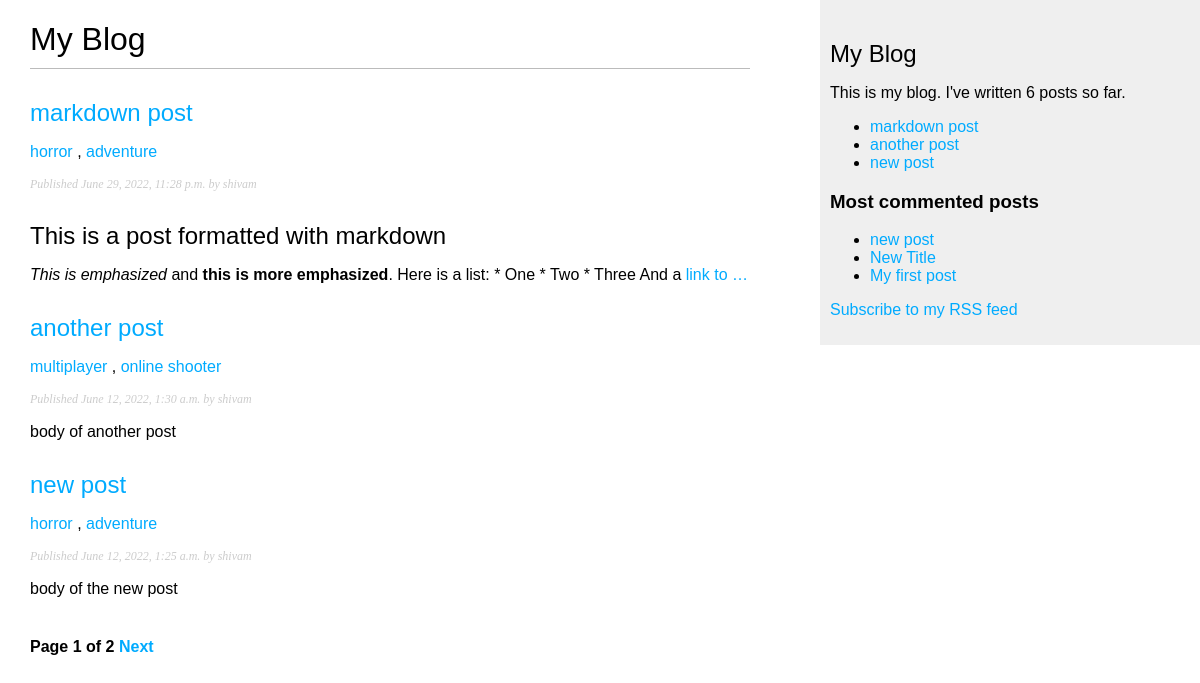
Screenshot of /blog/ with the database file from the repository.
### blog/models.py (models this page shows, shortened)
class Post(models.Model):
    STATUS_CHOICES = [
        ('draft', 'Draft'),
        ('published', 'Published'),
    ]
    title = models.CharField(max_length=250)
    slug = models.SlugField(max_length=250, unique_for_date='published')
    author = models.ForeignKey(User, on_delete=models.CASCADE, related_name='blog_posts', help_text='Search and select an author')
    body = models.TextField()
    published = models.DateTimeField(default=timezone.now)
    created = models.DateTimeField(auto_now_add=True)
    updated = models.DateTimeField(auto_now=True)
    status = models.CharField(max_length=10, choices=STATUS_CHOICES, default='draft')
    def get_absolute_url(self):
        return reverse('blog:post_detail',
                        args=[self.published.day,
                              self.published.month,
                              self.published.year,
                              self.slug
                        ]
        )
    objects = models.Manager()
    published_objects = PublishedManager()
    tags = TaggableManager()
    class Meta:
        ordering = ('-published',)

### blog/views.py (the view)
# urls.py: path('', views.post_list, name='post_list'),
def post_list(request, tag_slug=None):
    object_list = Post.published_objects.all()
    tag = None
    if tag_slug:
        tag = get_object_or_404(Tag, slug=tag_slug)
        object_list = object_list.filter(tags__in=[tag])
    paginator = Paginator(object_list, 3)
    page = request.GET.get('page')
    try:
        posts = paginator.page(page)
    except PageNotAnInteger:
        posts = paginator.page(1)
    except EmptyPage:
        posts = paginator.page(paginator.num_pages)
    return render(request, 'blog/post/list.html', {'page':page, 'posts': posts, 'tag':tag})

### blog/models.py (called while the page is built)
    def get_queryset(self):
        return super().get_queryset().filter(status='published')

### blog/templatetags/blog_tags.py (called while the page is built)
@register.simple_tag
def total_posts():
    return Post.published_objects.count()

@register.inclusion_tag('blog/post/latest_posts.html')
def show_latest_posts(count=5):
    latest_posts = Post.published_objects.order_by('-published')[:count]
    return {'latest_posts':latest_posts}

@register.simple_tag
def get_most_commented_posts(count=5):
    return Post.published_objects.annotate(total_comments=Count('comments')).order_by('-total_comments')[:count]

@register.filter(name='markdown')
def markdown_format(text):
    return mark_safe(markdown.markdown(text))

### blog/templates/blog/post/list.html (shortened to what this page needs)
{% extends "blog/base.html" %}
{% load blog_tags %}
{% block content %}
    <h1>My Blog</h1>
    {% for post in posts %}
        <h2>
            <a href="{{ post.get_absolute_url }}">
                {{ post.title }}
            </a>
        </h2>
        <p class="tags">
            {% for tag in post.tags.all %}
                <a href='{% url "blog:post_list_by_tag" tag.slug %}'>{{ tag.name }}</a>
                {% if not forloop.last %}, {% endif %}
            {% endfor %}
        </p>
        <p class="date">
            Published {{ post.published }} by {{ post.author }}
        </p>
        {{ post.body|markdown|truncatewords_html:30 }}
    {% endfor %}
    {% include "blog/pagination.html" with page=posts %}
{% endblock %}

### blog/templates/blog/base.html (shortened to what this page needs)
{% load blog_tags %}
{% load static %}
<!DOCTYPE html>
<html>
    <head>
        <link href="{% static 'css/blog.css' %}" rel="stylesheet">
    </head>
    <body>
        <div id="content">
            {% block content %}
            {% endblock %}
        </div>
        <div id="sidebar">
            <h2>My Blog</h2>
            <p>This is my blog. I've written {% total_posts %} posts so far.</p>
            {% show_latest_posts 3 %}
            <h3>Most commented posts</h3>
            {% get_most_commented_posts 3 as most_commented_posts %}
            <ul>
            {% for post in most_commented_posts %}
                <li><a href="{{ post.get_absolute_url }}">{{ post.title }}</a></li>
            {% empty %}
                There are no comments on any post.
            {% endfor %}
            </ul>
            <p><a href="{% url 'blog:post_feed'%}">Subscribe to my RSS feed</a></p>
        </div>
    </body>
</html>

### blog/templates/blog/pagination.html (shortened to what this page needs)
<div class="pagination">
    <span class="step-links">
        <span class="current">
            Page {{ page.number }} of {{ page.paginator.num_pages }}
        </span>
        {% if page.has_next %}
            <a href="?page={{ page.next_page_number }}">Next</a>
        {% endif %}
    </span>
</div>

### blog/templates/blog/post/latest_posts.html
<ul>
{% for post in latest_posts %}
    <li>
        <a href='{{ post.get_absolute_url }}'>{{ post.title }}</a>
    </li>
{% endfor %}
</ul>

### blog/static/css/blog.css (style rules this page uses)
body { margin:0; padding:0; font-family:helvetica, sans-serif; }
a { color:#00abff; text-decoration:none; }
h1 { font-weight:normal; border-bottom:1px solid #bbb; padding:0 0 10px 0; }
h2 { font-weight:normal; margin:30px 0 0; }
#content { float:left; width:60%; padding:0 0 0 30px; }
#sidebar { float:right; width:30%; padding:10px; background:#efefef; height:100%; }
p.date { color:#ccc; font-family: georgia, serif; font-size: 12px; font-style: italic; }
.pagination { margin:40px 0; font-weight:bold; }

### rows the page displays
Post: title "markdown post", published "June 29, 2022, 11:28 p.m.", author "shivam", body "This is a post formatted with markdown This is emphasized and this is more emphasized . Here is a list: * One * Two * Three And a link to …"
Tag: name "horror"
Tag: name "adventure"
Post: title "another post", published "June 12, 2022, 1:30 a.m.", author "shivam", body "body of another post"
Tag: name "multiplayer"
Tag: name "online shooter"
Post: title "new post", published "June 12, 2022, 1:25 a.m.", author "shivam", body "body of the new post"
Post: title "New Title"
Post: title "My first post"

### other values shown
{{ page.number }} "1"
{{ page.paginator.num_pages }} "2"
